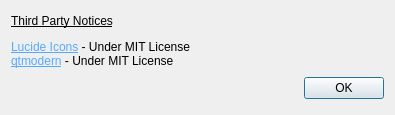
<?xml version="1.0" encoding="UTF-8"?>
<ui version="4.0">
 <class>Dialog</class>
 <widget class="QDialog" name="Dialog">
  <property name="enabled">
   <bool>true</bool>
  </property>
  <property name="geometry">
   <rect>
    <x>0</x>
    <y>0</y>
    <width>395</width>
    <height>115</height>
   </rect>
  </property>
  <property name="sizePolicy">
   <sizepolicy hsizetype="Preferred" vsizetype="Preferred">
    <horstretch>0</horstretch>
    <verstretch>0</verstretch>
   </sizepolicy>
  </property>
  <property name="minimumSize">
   <size>
    <width>395</width>
    <height>115</height>
   </size>
  </property>
  <property name="maximumSize">
   <size>
    <width>395</width>
    <height>115</height>
   </size>
  </property>
  <property name="windowTitle">
   <string>Third Party Notices</string>
  </property>
  <layout class="QVBoxLayout" name="verticalLayout">
   <item>
    <widget class="QFrame" name="frame">
     <property name="sizePolicy">
      <sizepolicy hsizetype="Fixed" vsizetype="Fixed">
       <horstretch>0</horstretch>
       <verstretch>0</verstretch>
      </sizepolicy>
     </property>
     <property name="frameShape">
      <enum>QFrame::NoFrame</enum>
     </property>
     <property name="frameShadow">
      <enum>QFrame::Raised</enum>
     </property>
     <layout class="QGridLayout" name="gridLayout">
      <property name="leftMargin">
       <number>0</number>
      </property>
      <property name="topMargin">
       <number>0</number>
      </property>
      <property name="rightMargin">
       <number>0</number>
      </property>
      <property name="bottomMargin">
       <number>0</number>
      </property>
      <item row="0" column="1">
       <widget class="QLabel" name="label_2">
        <property name="text">
         <string>&lt;html&gt;&lt;head/&gt;&lt;body&gt;&lt;p&gt;&lt;span style=&quot; text-decoration: underline;&quot;&gt;Third Party Notices&lt;/span&gt;&lt;/p&gt;&lt;p&gt;&lt;a href=&quot;https://lucide.dev&quot;&gt;&lt;span style=&quot; text-decoration: underline; color:#55aaff;&quot;&gt;Lucide Icons&lt;/span&gt;&lt;/a&gt; - Under MIT License&lt;br/&gt;&lt;a href=&quot;https://github.com/gmarull/qtmodern/tree/master&quot;&gt;&lt;span style=&quot; text-decoration: underline; color:#55aaff;&quot;&gt;qtmodern&lt;/span&gt;&lt;/a&gt; - Under MIT License&lt;/p&gt;&lt;/body&gt;&lt;/html&gt;</string>
        </property>
        <property name="openExternalLinks">
         <bool>true</bool>
        </property>
       </widget>
      </item>
     </layout>
    </widget>
   </item>
   <item>
    <widget class="QDialogButtonBox" name="buttonBox">
     <property name="orientation">
      <enum>Qt::Horizontal</enum>
     </property>
     <property name="standardButtons">
      <set>QDialogButtonBox::Ok</set>
     </property>
    </widget>
   </item>
  </layout>
 </widget>
 <resources>
  <include location="../resources/icons.qrc"/>
 </resources>
 <connections>
  <connection>
   <sender>buttonBox</sender>
   <signal>accepted()</signal>
   <receiver>Dialog</receiver>
   <slot>accept()</slot>
   <hints>
    <hint type="sourcelabel">
     <x>248</x>
     <y>254</y>
    </hint>
    <hint type="destinationlabel">
     <x>157</x>
     <y>274</y>
    </hint>
   </hints>
  </connection>
  <connection>
   <sender>buttonBox</sender>
   <signal>rejected()</signal>
   <receiver>Dialog</receiver>
   <slot>reject()</slot>
   <hints>
    <hint type="sourcelabel">
     <x>316</x>
     <y>260</y>
    </hint>
    <hint type="destinationlabel">
     <x>286</x>
     <y>274</y>
    </hint>
   </hints>
  </connection>
 </connections>
</ui>
